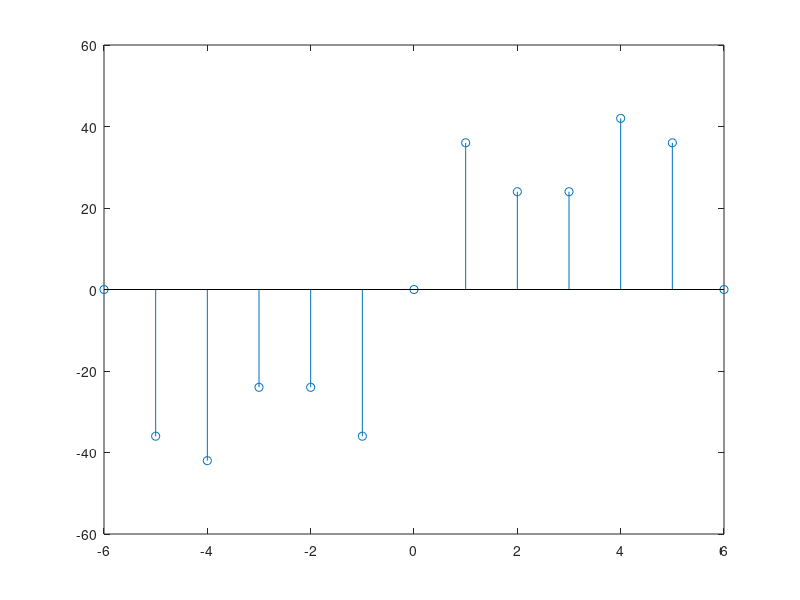

This figure's MATLAB source:
n=-3:3;
x=[-9 -6 -3 0 3 6 9];
h=[0 4 2 0 2 4 0];
c=conv(x,h);
nmin=-(length(x)+length(h)-2)/2;
nmax=(length(x)+length(h)-2)/2;
nt=nmin:nmax;
stem(nt,c)